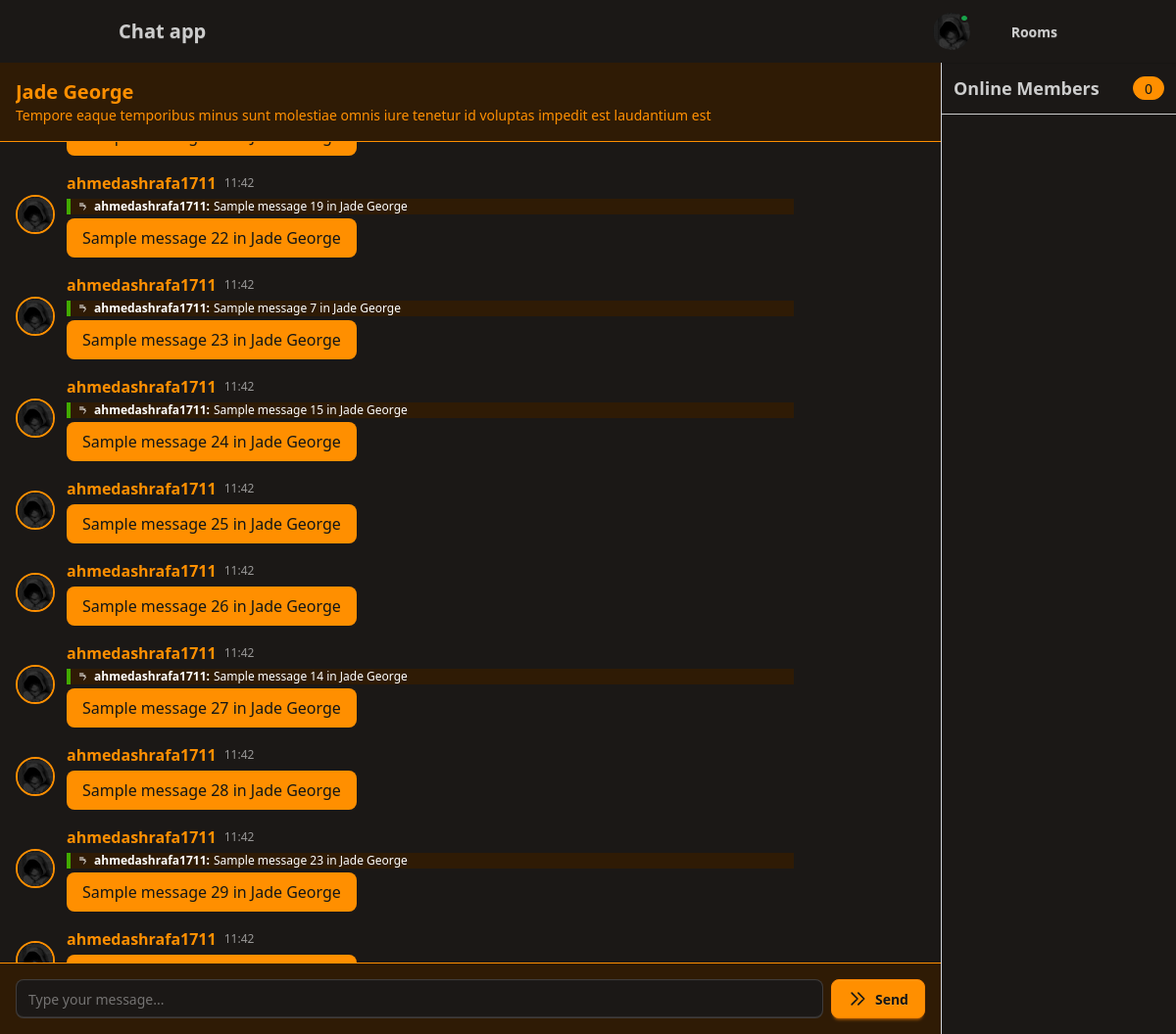
The app's page /chat_room/27 (signed in) with its own data.
### chat/models.py (models this page shows, shortened)
class UserProfile(AbstractUser):
    email = models.EmailField(unique=True , blank=False , null=False)
    profile = models.ImageField(upload_to=uuid_upload_to , default = 'defaults/default-img.png' , validators=[FileExtensionValidator(allowed_extensions=['jpg', 'jpeg', 'png', 'gif'])])
    is_online = models.BooleanField(default=False)

class Room(models.Model):
    room_name = models.CharField(max_length=100)
    room_description = models.CharField(max_length=300)
    room_author = models.ForeignKey(UserProfile , on_delete=models.CASCADE , related_name="rooms")
    created_at = models.DateTimeField(auto_now_add=True)
    class Meta:
        unique_together = ['room_name' , 'room_author']
        ordering = ['-created_at']

class Message(models.Model):
    message_content = models.CharField(max_length=4000)
    message_author = models.ForeignKey(UserProfile, on_delete=models.CASCADE, related_name="messages")
    created_at = models.DateTimeField(auto_now_add=True)
    room = models.ForeignKey(Room, on_delete=models.CASCADE, related_name="messages")
    reply_to = models.ForeignKey(
        'self',
        on_delete=models.SET_NULL,
        null=True,
        blank=True,
        related_name='replies',
        help_text='Reply to another message'
    )

### chat/views/rooms.py (the view)
# urls.py: path('chat_room/<int:room_id>', rooms.ChatDetailView.as_view(), name='chat_room'),
class ChatDetailView(LoginRequiredMixin, DetailView):
    model = Room
    template_name = 'rooms/chat_room.html'
    pk_url_kwarg = 'room_id'
    context_object_name = 'room'
    def get_context_data(self, **kwargs):
        context = super().get_context_data(**kwargs)
        room = self.object
        chat_msgs = Message.objects.filter(room=room).select_related('message_author', 'reply_to').order_by('created_at')
        context['chat_msgs'] = chat_msgs
        context['current_user'] = self.request.user
        return context

### chat/custom_contexts.py (called while the page is built)
def globals(request):
    return {
        "app_name" : "ChatApp"
    }

### chat/templates/rooms/chat_room.html (shortened to what this page needs)
{% extends 'base.html' %}
{% block content %}
<div class="flex h-screen">
  <div id="main-chat" class="flex-1 flex flex-col">
    <div class="p-4 border-b border-primary bg-neutral sticky top-0 z-10">
      <div class="flex items-center justify-between">
        <div class="flex-1 min-w-0">
          <h2 class="text-xl font-bold truncate text-primary room-name">{{ room.room_name }}</h2>
          <p class="text-sm truncate text-primary room-description">{{ room.room_description }}</p>
        </div>
      </div>
    </div>
    <div id="chat-log" class="flex-1 overflow-y-auto p-4 space-y-4 bg-base-100">
      {% for msg in chat_msgs %}
      <div id="msg-{{ msg.id }}" class="flex items-start gap-3 group">
        <div class="avatar">
          <div class="w-10 rounded-full border-2 border-primary">
            <img src="{{ msg.message_author.profile.url }}" alt="{{ msg.message_author.username }}" />
          </div>
        </div>
        <div class="flex-1 max-w-[80%] relative">
          <div class="flex items-center mb-1">
            <span class="font-bold {% if msg.message_author == current_user %}text-primary{% else %}text-white{% endif %}">
              {{ msg.message_author.username }}
            </span>
            <time class="text-xs opacity-70 ml-2">{{ msg.created_at|date:"H:i" }}</time>
          </div>
          {% if msg.reply_to %}
          <a href="#msg-{{ msg.reply_to.id }}" onclick="highlightMessage('msg-{{ msg.reply_to.id }}')"
            class="text-xs border-l-4 border-accent pl-2 mb-1 bg-neutral text-white flex items-center">
            <svg xmlns="http://www.w3.org/2000/svg" class="h-3 w-3 mr-1" fill="none" viewBox="0 0 24 24"
              stroke="currentColor">
              <path stroke-linecap="round" stroke-linejoin="round" stroke-width="2"
                d="M3 10h11M3 6h7m1 12l4-4-4-4" />
            </svg>
            <strong>{{ msg.reply_to.message_author.username }}:</strong>
            <span class="truncate ml-1">{{ msg.reply_to.message_content|truncatechars:40 }}</span>
          </a>
          {% endif %}
          <div class="relative">
            <div id="message-{{ msg.id }}" class="chat-bubble {% if msg.message_author == current_user %}chat-bubble-primary{% else %}chat-bubble-natural{% endif %}">
              {{ msg.message_content }}
            </div>
          </div>
        </div>
      </div>
      {% endfor %}
    </div>
    <div class="p-4 border-t border-primary bg-neutral sticky bottom-0">
      <form method="post" class="flex gap-2">
        <input name="chat_message" type="text" placeholder="Type your message..."
          class="input input-bordered flex-1 bg-base-100 focus:border-primary focus:ring-2 focus:ring-primary" autocomplete="off"
          autofocus>
        <button type="submit" class="btn btn-primary gap-2">
          <svg xmlns="http://www.w3.org/2000/svg" class="h-5 w-5" fill="none" viewBox="0 0 24 24"
            stroke="currentColor">
            <path stroke-linecap="round" stroke-linejoin="round" stroke-width="2" d="M13 5l7 7-7 7M5 5l7 7-7 7" />
          </svg>
          Send
        </button>
      </form>
    </div>
  </div>
  <div id="sidebar" class="w-60 border-l border-gray-300 bg-dark flex flex-col transition-transform duration-300">
    <div class="flex justify-between items-center p-3 border-b">
      <h2 class="font-bold text-lg">Online Members</h2>
      <span id="onlineCount" class="badge badge-primary">0</span>
    </div>
    <div id="membersList" class="flex-1 overflow-y-auto p-3 space-y-3">
    </div>
  </div>
</div>
{% endblock %}

### chat/templates/partials/navbar.html (shortened to what this page needs)
<div class="navbar bg-base-100 shadow-sm">
    <div class="container mx-auto flex justify-between items-center px-4">
        <a class="btn btn-ghost text-xl normal-case" href="{% url 'index' %}">Chat app</a>
        <div class="flex items-center gap-6">
            <div class="dropdown dropdown-end">
                {% if request.user.is_authenticated %}
                    <label tabindex="0" class="btn btn-ghost btn-circle avatar {% if request.user.is_online == True %}avatar-online{% else %}avatar-offline{% endif %}">
                        <div class="w-10 rounded-full">
                        <img src="{{ request.user.profile.url }}" alt="Profile" />
                        </div>
                    </label>
                {% endif %}
            </div>
            {% if request.user.is_authenticated %}
                <div class="dropdown dropdown-end">
                    <label tabindex="0" class="btn btn-ghost">
                        Rooms
                    </label>
                </div>
            {% endif %}
        </div>
    </div>
</div>

### records on screen
UserProfile: user.profile (picture)
Room: room_name "Jade George", room_description "Tempore eaque temporibus minus sunt molestiae omnis iure tenetur id voluptas impedit est laudantium est"
Message: message_author.profile (picture), message_author.username "ahmedashrafa1711", created_at "11:42", reply_to.message_author.username "ahmedashrafa1711", reply_to.message_content "Sample message 19 in Jade George", message_content "Sample message 22 in Jade George"
Message: message_author.profile (picture), message_author.username "ahmedashrafa1711", created_at "11:42", reply_to.message_author.username "ahmedashrafa1711", reply_to.message_content "Sample message 7 in Jade George", message_content "Sample message 23 in Jade George"
Message: message_author.profile (picture), message_author.username "ahmedashrafa1711", created_at "11:42", reply_to.message_author.username "ahmedashrafa1711", reply_to.message_content "Sample message 15 in Jade George", message_content "Sample message 24 in Jade George"
Message: message_author.profile (picture), message_author.username "ahmedashrafa1711", created_at "11:42", message_content "Sample message 25 in Jade George"
Message: message_author.profile (picture), message_author.username "ahmedashrafa1711", created_at "11:42", message_content "Sample message 26 in Jade George"
Message: message_author.profile (picture), message_author.username "ahmedashrafa1711", created_at "11:42", reply_to.message_author.username "ahmedashrafa1711", reply_to.message_content "Sample message 14 in Jade George", message_content "Sample message 27 in Jade George"
Message: message_author.profile (picture), message_author.username "ahmedashrafa1711", created_at "11:42", message_content "Sample message 28 in Jade George"
Message: message_author.profile (picture), message_author.username "ahmedashrafa1711", created_at "11:42", reply_to.message_author.username "ahmedashrafa1711", reply_to.message_content "Sample message 23 in Jade George", message_content "Sample message 29 in Jade George"
Message: message_author.profile (picture), message_author.username "ahmedashrafa1711", created_at "11:42"
